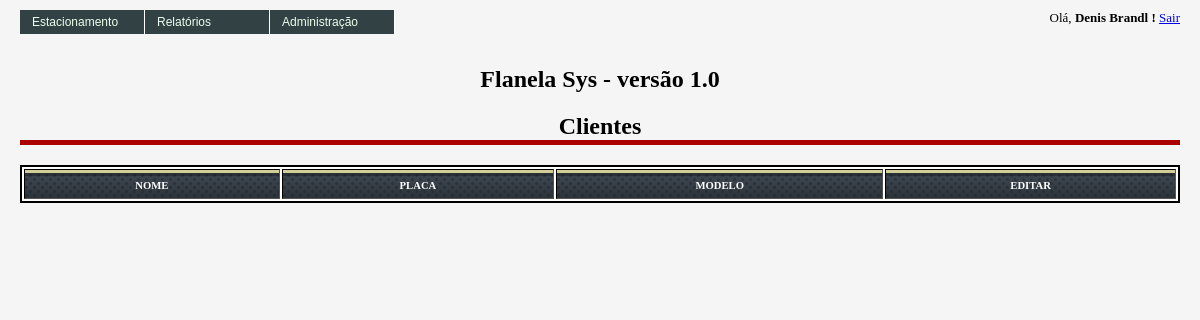
Before: /admin/clientes/index.php (signed in) with the older database file.
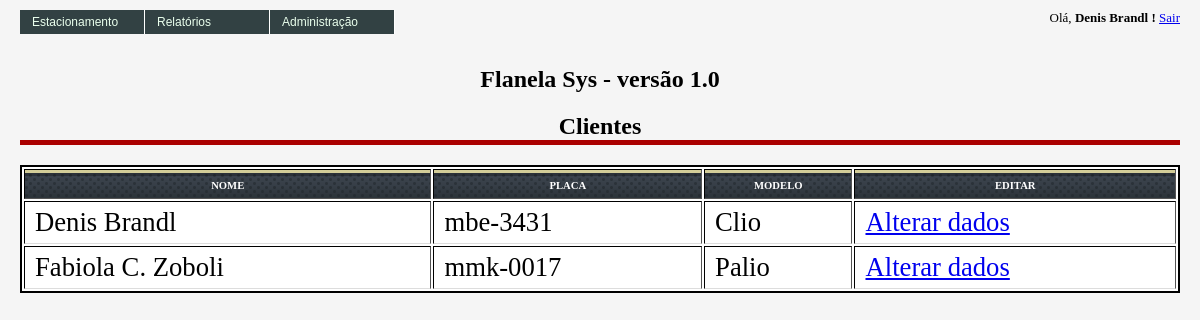
After: the same page with the newer database file.
### tables this page shows
CREATE TABLE IF NOT EXISTS `fla_clientes` (
  `cod_cliente` int(10) unsigned NOT NULL AUTO_INCREMENT,
  `nom_cliente` varchar(100) DEFAULT NULL,
  `cpf_cnpj_cliente` int(14) NOT NULL DEFAULT '0',
  `insc_municipal_cliente` int(14) NOT NULL DEFAULT '0',
  `insc_estadual_cliente` int(14) NOT NULL DEFAULT '0',
  `email_cliente` varchar(150) NOT NULL,
  `cep_cliente` varchar(9) NOT NULL DEFAULT '00000-000',
  `tip_rua_cliente` varchar(15) NOT NULL DEFAULT 'Rua',
  `des_end_cliente` varchar(200) NOT NULL,
  `num_end_cliente` int(6) NOT NULL DEFAULT '0',
  `com_end_cliente` varchar(150) NOT NULL,
  `bairro_end_cliente` varchar(150) NOT NULL,
  `estado_cliente` varchar(2) NOT NULL DEFAULT 'SC',
  `cidade_cliente` varchar(200) NOT NULL DEFAULT 'Blumenau',
  `tipo_cliente` varchar(1) NOT NULL DEFAULT 'R',
  `des_cor` int(6) DEFAULT NULL,
  `des_placa` varchar(8) NOT NULL,
  `cod_modelo` int(6) DEFAULT NULL,
  `cod_marca` int(6) DEFAULT NULL,
  PRIMARY KEY (`cod_cliente`)
);

CREATE TABLE IF NOT EXISTS `fla_modelos` (
  `cod_modelo` int(10) unsigned NOT NULL AUTO_INCREMENT,
  `des_modelo` varchar(50) NOT NULL,
  `cod_marca` int(10) NOT NULL,
  `ind_disponivel` int(1) DEFAULT '1',
  `ind_popular` int(1) DEFAULT '0',
  PRIMARY KEY (`cod_modelo`)
);

### includes/config.php (called while the page is built, shortened)
<?php
  $url = "http://localhost/flanelasys" . DS;
  $titulo_pagina = 'Flanela Sys - versão 1.0';
?>

### classes/fla_clientes.class.php (called while the page is built, shortened)
<?php
class fla_clientes {
    public function __get($name) {
        $trace = debug_backtrace();
        return null;
     }
	public function buscaClientes($objCliente) {
		$objConexao = new fla_conexao();
		$SQL = "SELECT
					cli.cod_cliente,
					cli.nom_cliente,
					cli.des_placa,
					cor.cod_cor,
					cor.des_cor,
					cli.cod_modelo,
					modelo.des_modelo,
					cli.cod_marca,
					mar.des_marca
				FROM
					fla_clientes cli
					LEFT JOIN fla_cores cor ON (cli.des_cor = cor.cod_cor)
					LEFT JOIN fla_modelos modelo ON (cli.cod_modelo = modelo.cod_modelo)
					LEFT JOIN fla_marcas mar ON (cli.cod_marca = mar.cod_marca)
				" . $where . "
				ORDER BY
					cli.nom_cliente";
		$rsClientes = $objConexao->prepare($SQL);
		$rsClientes->execute() or die ($objConexao->errorInfo());
		$arrClientes = array();
		$aux = 0;
		while($cliente = $rsClientes->fetch(PDO::FETCH_ASSOC)){
			$arrClientes[$aux]['cod_cliente']  = $cliente['cod_cliente'];
			$arrClientes[$aux]['nom_cliente']  = $cliente['nom_cliente'];
			$arrClientes[$aux]['des_placa']    = $cliente['des_placa'];
			$arrClientes[$aux]['cod_cor']      = $cliente['cod_cor'];
			$arrClientes[$aux]['des_cor']      = $cliente['des_cor'];
			$arrClientes[$aux]['cod_modelo']   = $cliente['cod_modelo'];
			$arrClientes[$aux]['des_modelo']   = $cliente['des_modelo'];
			$arrClientes[$aux]['cod_marca']    = $cliente['cod_marca'];
			$arrClientes[$aux]['des_marca']    = $cliente['des_marca'];
			$aux++;
		}
		return $arrClientes;
	}
}
?>

### admin/clientes/index.php (the view, shortened to what this page needs)
<?php
include_once('../../includes/config.php');
require_once($path_relative . 'verifica.php');
include_once($path_classes . 'fla_clientes.class.php');
$objClientes = new fla_clientes();
$arrClientes = $objClientes->buscaClientes($objClientes);
?>
<html>
    <head>
        <link href="../../images/style.css" rel="stylesheet" type="text/css" />
    </head>
    <body>
        <div class="content">
            <?php
            include_once("../../menu.php");
            ?>
            <div class="data">
                <h1 style="text-align:center;"> Clientes </h1>
                <table style="width:100%;" border="1" align="center">
                    <tr>
                        <th> Nome </th>
                        <th> Placa </th>
                        <th> Modelo </th>
                        <th> Editar </th>
                    </tr>
                    <?php
                    for ($i = 0; $i < count($arrClientes); $i++) {
                        echo '<tr>' . chr(10);
                        if ($arrClientes[$i]['nom_cliente'] == "") {
                            echo '<td> Não informado </td>' . chr(10);
                        } else {
                            echo '<td>' . $arrClientes[$i]['nom_cliente'] . '</td>' . chr(10);
                        }
                        echo '<td>' . $arrClientes[$i]['des_placa'] . '</td>' . chr(10);
                        echo '<td>' . $arrClientes[$i]['des_modelo'] . '</td>' . chr(10);
                        echo sprintf('<td> <a href="cadastrar_cliente.php?cod_cliente=%s">Alterar dados</a> </td>', $arrClientes[$i]['cod_cliente']) . chr(10);
                        echo '</tr>' . chr(10);
                    }
                    ?>
                </table>
            </div>
        </div>
    </body>
</html>

### menu.php (shortened to what this page needs)
<ul id="jsddm">
    <li><a href="#">Estacionamento</a>
    </li>
    <li><a href="#">Relatórios</a>
    </li>
<?php
    if ($_SESSION["COD_TIPO_USUARIO"] == 2) {
?>
        <li><a href="#">Administração</a>
        </li>
<?php
    }
?>
</ul>
<span style="text-align:right;float:right;font-size:small;">
    Olá, <strong> <?php echo $_SESSION['NOM_USUARIO']; ?> !</strong> <a href="<?php echo $url.'logout.php'; ?>">Sair</a>
</span>
<br /><br />
<h2 style="text-align:center;font-weight:bolder;">
    <?php echo $titulo_pagina; ?>
</h2>

### images/style.css (style rules this page uses)
body { font-family:tahoma; padding:0px; margin:0px; background:#f5f5f5; }
div.content { padding:10px 20px; }
div.content h1 { font-size:18pt; border-bottom:5px solid #a00; padding:0px; margin:10px 0px 20px; width:100%; }
div.content div.data table { border:2px solid #000; background:#fff; width:100%; }
div.content div.data table td { font-size:20pt; padding:5px 10px; border-bottom:1px solid #ddd; text-align: left; }
div.content div.data table th { text-align: center; font-size: 8pt; padding: 10px 10px 7px; text-transform: uppercase; color: #fff; background:url(head.gif) left -5px repeat-x; }

### admin/clientes/index.php (style rules this page uses)
#jsddm { margin: 0; padding: 0 }
#jsddm li { float: left; list-style: none; font: 12px Tahoma, Arial }
#jsddm li a { display: block; background: #324143; padding: 5px 12px; text-decoration: none; border-right: 1px solid white; width: 100px; color: #EAFFED; white-space: nowrap }

Changed rows visible on the page:
added fla_clientes: nom_cliente "Denis Brandl", des_placa "mbe-3431"
now on this page (row unchanged): fla_modelos: des_modelo "Clio"
added fla_clientes: nom_cliente "Fabiola C. Zoboli", des_placa "mmk-0017"
now on this page (row unchanged): fla_modelos: des_modelo "Palio"
Other visible differences:
new list line: "Alterar dados"
